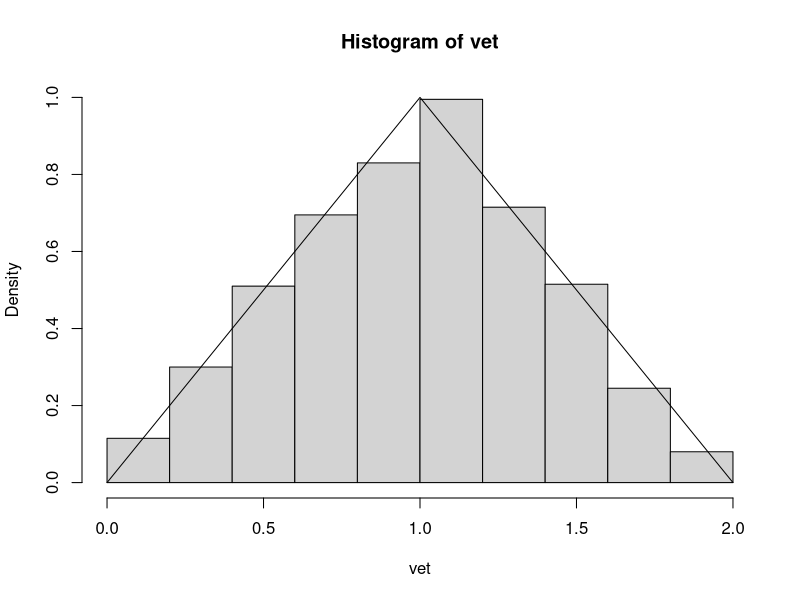
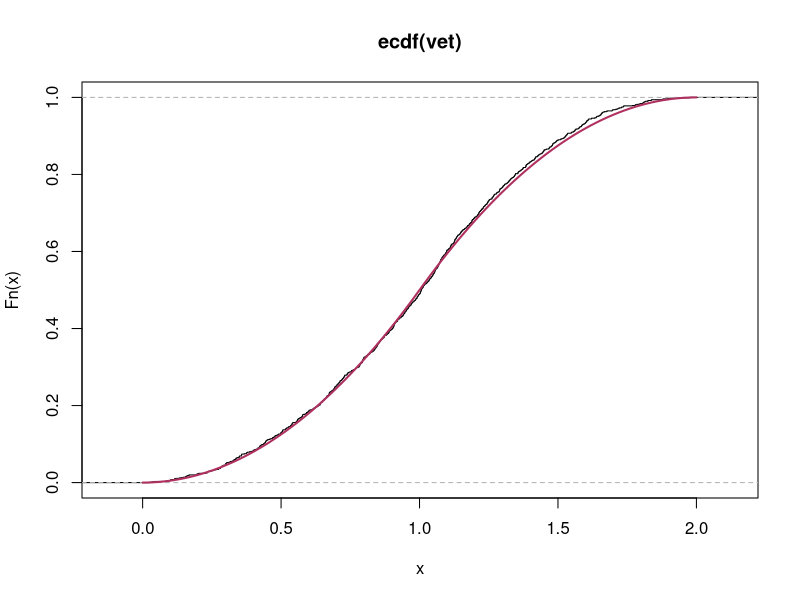
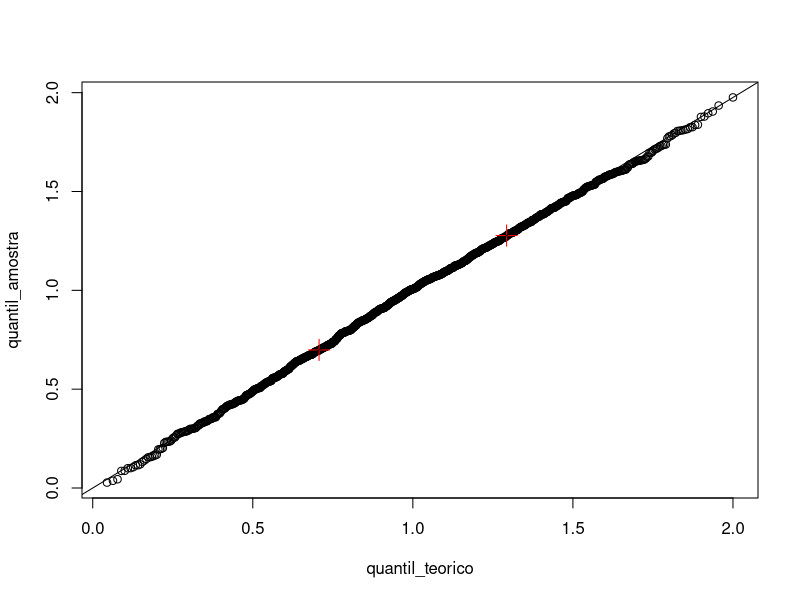

Source code (R) for these figures, in order:
## ---- chunk 1
knitr::opts_chunk$set(echo = TRUE)
## ---- chunk 2
Qx<-function(u)
{
  ifelse(u<0.5, sqrt(2*u), 2-sqrt(2*(1-u)))
}

gerar.tri<-function()
{
  u<-runif(1)
  Qx(u)
}

vet<-replicate(1000, gerar.tri())
## ---- chunk 3
fx<- function(x)
{
  ifelse(x<=1, x, 2-x)
}
hist(vet, freq = F, ylim=c(0,1))
curve(fx, from=0, to=2, add = T)
## ---- chunk 4
Fn<-ecdf(vet)
plot(Fn)

Fx<-function(x)
{
  ifelse(x<=1,(x^2)/2, (((-x^2)+4*x-2)/2))
}
curve(Fx, from=0, to=2, add = T, col="maroon", lwd=2)

ks.test(vet, y=Fx)
## ---- chunk 5
probs_acumul<-seq_along(vet)/length(vet)
quantil_amostra<-sort(vet)
quantil_teorico<-Qx(probs_acumul)
plot(x=quantil_teorico, y=quantil_amostra)

pt_amostra<-quantile(vet, c(0.25,0.75))
pt_teorico<-Qx(c(0.25, 0.75))
points(x=pt_teorico, y=pt_amostra, pch=3, col="red", cex=2)
b1<-diff(pt_amostra)/diff(pt_teorico)
b0<-pt_amostra[1]-(b1*pt_teorico[1])
abline(a=b0, b=b1)
## ---- chunk 6
q.teoricos2<-Qx(0:10/10)
categorias2<-cut(vet, breaks=q.teoricos2,labels = paste0("Q",1:10))
tabs<-table(categorias2)
e<-length(vet)/10
Xq<-sum(((tabs-e)^2)/e)
pchisq(Xq,length(vet)-1, lower.tail=F)
## ---- chunk 7
q.teoricos2<-Qx(0:100/100)
categorias2<-cut(vet, breaks=q.teoricos2,labels = paste0("Q",1:100))
tabs<-table(categorias2)
e<-length(vet)/100
Xq<-sum(((tabs-e)^2)/e)
pchisq(Xq,length(vet)-1, lower.tail=F)
